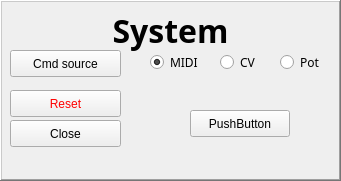
   <widget class="QFrame" name="frame_4">
    <property name="geometry">
     <rect>
      <x>450</x>
      <y>469</y>
      <width>341</width>
      <height>181</height>
     </rect>
    </property>
    <property name="frameShape">
     <enum>QFrame::WinPanel</enum>
    </property>
    <property name="frameShadow">
     <enum>QFrame::Raised</enum>
    </property>
    <widget class="QPushButton" name="Reset">
     <property name="geometry">
      <rect>
       <x>10</x>
       <y>90</y>
       <width>111</width>
       <height>27</height>
      </rect>
     </property>
     <property name="palette">
      <palette>
       <active>
        <colorrole role="ButtonText">
         <brush brushstyle="SolidPattern">
          <color alpha="255">
           <red>255</red>
           <green>0</green>
           <blue>0</blue>
          </color>
         </brush>
        </colorrole>
       </active>
       <inactive>
        <colorrole role="ButtonText">
         <brush brushstyle="SolidPattern">
          <color alpha="255">
           <red>255</red>
           <green>0</green>
           <blue>0</blue>
          </color>
         </brush>
        </colorrole>
       </inactive>
       <disabled>
        <colorrole role="ButtonText">
         <brush brushstyle="SolidPattern">
          <color alpha="255">
           <red>85</red>
           <green>84</green>
           <blue>83</blue>
          </color>
         </brush>
        </colorrole>
       </disabled>
      </palette>
     </property>
     <property name="text">
      <string>Reset</string>
     </property>
    </widget>
    <widget class="QLabel" name="System_label">
     <property name="geometry">
      <rect>
       <x>0</x>
       <y>10</y>
       <width>341</width>
       <height>41</height>
      </rect>
     </property>
     <property name="sizePolicy">
      <sizepolicy hsizetype="Minimum" vsizetype="Preferred">
       <horstretch>0</horstretch>
       <verstretch>0</verstretch>
      </sizepolicy>
     </property>
     <property name="font">
      <font>
       <family>Godzilla</family>
       <pointsize>24</pointsize>
       <weight>75</weight>
       <bold>true</bold>
      </font>
     </property>
     <property name="text">
      <string>System</string>
     </property>
     <property name="alignment">
      <set>Qt::AlignCenter</set>
     </property>
    </widget>
    <widget class="QPushButton" name="Close_pushButton">
     <property name="geometry">
      <rect>
       <x>10</x>
       <y>120</y>
       <width>111</width>
       <height>27</height>
      </rect>
     </property>
     <property name="text">
      <string>Close</string>
     </property>
    </widget>
    <widget class="QRadioButton" name="MIDI_radioButton">
     <property name="geometry">
      <rect>
       <x>150</x>
       <y>50</y>
       <width>61</width>
       <height>25</height>
      </rect>
     </property>
     <property name="font">
      <font>
       <family>Godzilla</family>
      </font>
     </property>
     <property name="text">
      <string>MIDI</string>
     </property>
     <property name="checked">
      <bool>true</bool>
     </property>
    </widget>
    <widget class="QRadioButton" name="CV_radioButton">
     <property name="geometry">
      <rect>
       <x>220</x>
       <y>50</y>
       <width>51</width>
       <height>25</height>
      </rect>
     </property>
     <property name="font">
      <font>
       <family>Godzilla</family>
      </font>
     </property>
     <property name="text">
      <string>CV</string>
     </property>
    </widget>
    <widget class="QRadioButton" name="Pot_radioButton">
     <property name="geometry">
      <rect>
       <x>280</x>
       <y>50</y>
       <width>51</width>
       <height>25</height>
      </rect>
     </property>
     <property name="font">
      <font>
       <family>Godzilla</family>
      </font>
     </property>
     <property name="text">
      <string>Pot</string>
     </property>
    </widget>
    <widget class="QPushButton" name="CmdSource_pushButton">
     <property name="geometry">
      <rect>
       <x>10</x>
       <y>50</y>
       <width>111</width>
       <height>27</height>
      </rect>
     </property>
     <property name="text">
      <string>Cmd source</string>
     </property>
    </widget>
    <widget class="QPushButton" name="pushButton">
     <property name="geometry">
      <rect>
       <x>190</x>
       <y>110</y>
       <width>100</width>
       <height>27</height>
      </rect>
     </property>
     <property name="text">
      <string>PushButton</string>
     </property>
    </widget>
   </widget>
